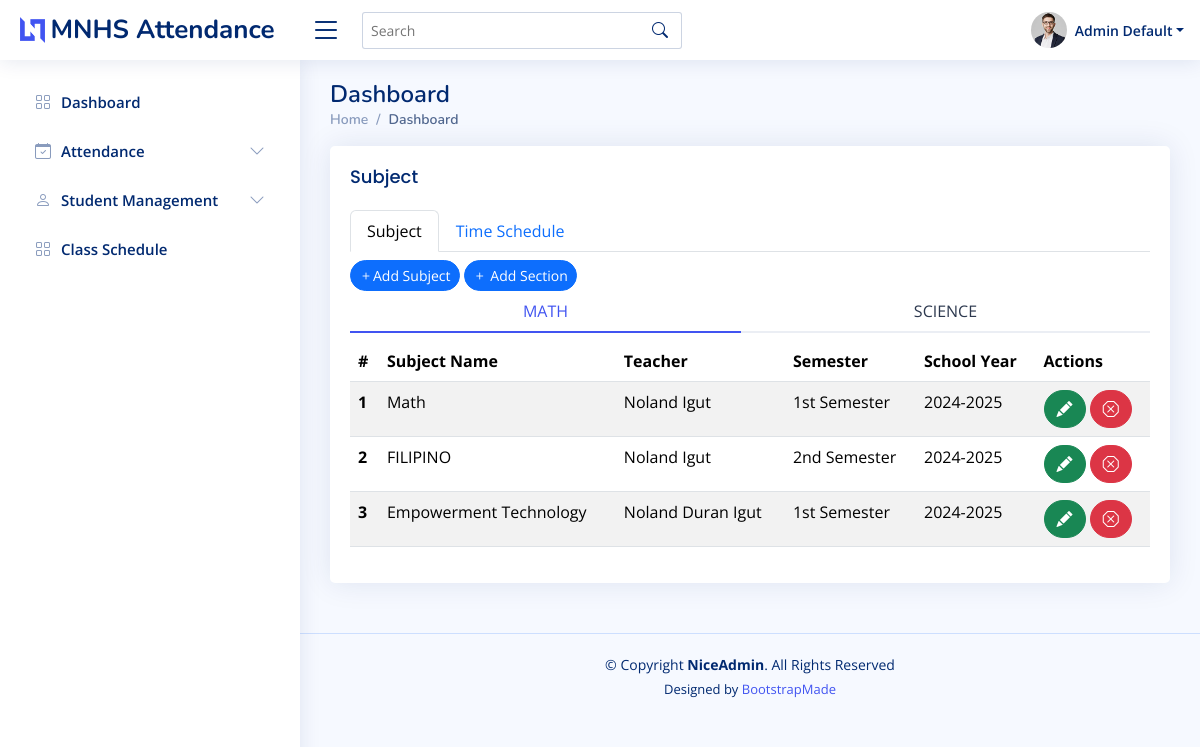
Screenshot of /admin/classSchedule.php (signed in) with the database file from the repository.
### tables this page shows
CREATE TABLE `section` (
  `section_id` int(11) NOT NULL,
  `section_name` varchar(255) NOT NULL,
  `section_adviser` varchar(100) DEFAULT NULL
);

CREATE TABLE `classsubject` (
  `subject_id` int(11) NOT NULL,
  `subject_name` varchar(255) NOT NULL,
  `subject_code` varchar(50) NOT NULL,
  `description` text DEFAULT NULL,
  `credit_hours` int(11) DEFAULT NULL,
  `Teacher` varchar(100) DEFAULT NULL,
  `meeting_days` varchar(50) DEFAULT NULL,
  `semester` enum('1st Semester','2nd Semester') NOT NULL,
  `school_year` varchar(20) NOT NULL,
  `section_id` int(11) DEFAULT NULL
);

### admin/classSchedule.php (the view, shortened to what this page needs)
<!DOCTYPE html>
<html lang="en">
<head>
  <link href="../NiceAdmin/assets/vendor/bootstrap-icons/bootstrap-icons.css" rel="stylesheet">
  <link href="../NiceAdmin/assets/vendor/bootstrap/css/bootstrap.min.css" rel="stylesheet">
  <link href="../NiceAdmin/assets/vendor/boxicons/css/boxicons.min.css" rel="stylesheet">
  <link href="../NiceAdmin/assets/vendor/quill/quill.snow.css" rel="stylesheet">
  <link href="../NiceAdmin/assets/vendor/quill/quill.bubble.css" rel="stylesheet">
  <link href="../NiceAdmin/assets/vendor/remixicon/remixicon.css" rel="stylesheet">
  <link href="../NiceAdmin/assets/vendor/simple-datatables/style.css" rel="stylesheet">
  <link href="../NiceAdmin/assets/css/style.css" rel="stylesheet">
</head>
<body>
  <header id="header" class="header fixed-top d-flex align-items-center">
    <?php include "../logo.php"; ?>
    <div class="search-bar">
      <form class="search-form d-flex align-items-center" method="POST" action="#">
        <input type="text" name="query" placeholder="Search" title="Enter search keyword">
        <button type="submit" title="Search"><i class="bi bi-search"></i></button>
      </form>
    </div>
    <?php include '../AdminSide/admin_nav.php'; ?>
  </header>
  <?php include '../AdminSide/sidebar.php'; ?>
  <main id="main" class="main">
    <div class="pagetitle">
      <h1>Dashboard</h1>
      <nav>
        <ol class="breadcrumb">
          <li class="breadcrumb-item"><a href="index.html">Home</a></li>
          <li class="breadcrumb-item active">Dashboard</li>
        </ol>
      </nav>
    </div>
    <section class="section">
      <div class="row">
        <div class="col-lg-12">
          <div class="card">
            <div class="card-body">
              <h5 class="card-title">Subject</h5>
              <ul class="nav nav-tabs" id="myTab" role="tablist">
                <li class="nav-item" role="presentation">
                  <button class="nav-link active" id="home-tab" data-bs-toggle="tab" data-bs-target="#home" type="button" role="tab" aria-controls="home" aria-selected="true">Subject</button>
                </li>
                <li class="nav-item" role="presentation">
                  <button class="nav-link" id="profile-tab" data-bs-toggle="tab" data-bs-target="#profile" type="button" role="tab" aria-controls="profile" aria-selected="false">Time Schedule</button>
                </li>
              </ul>
              <div class="tab-content pt-2" id="myTabContent">
                <div class="tab-pane fade show active" id="home" role="tabpanel" aria-labelledby="home-tab">
                  <button type="button" class="btn btn-primary rounded-pill btn-sm" data-bs-toggle="modal" data-bs-target="#verticalycentered"> <i class="bi bi-plus"></i>Add Subject</button>
                  <button type="button" class="btn btn-primary rounded-pill btn-sm" data-bs-toggle="modal" data-bs-target="#addSectionModal"><i class="bi bi-plus"></i> Add Section</button>
                  <br>
                                <?php
                                include "../conn.php";
                                $conn = new mysqli($servername, $username, $password, $dbname);
                                ?>
                  <ul class="nav nav-tabs nav-tabs-bordered d-flex" id="borderedTabJustified" role="tablist">
                    <?php
                    $sectionQuery = "SELECT * FROM section";
                    $sectionResult = $conn->query($sectionQuery);
                    $firstSection = true;
                    if ($sectionResult->num_rows > 0) {
                      while ($section = $sectionResult->fetch_assoc()) {
                        $tabId = "bordered-justified-section" . $section['section_id'];
                        $tabLabel = htmlspecialchars($section['section_name']);
                        $isActive = $firstSection ? ' active' : '';
                        echo "<li class='nav-item flex-fill' role='presentation'>
                        <button class='nav-link w-100$isActive' id='{$tabId}-tab' data-bs-toggle='tab' data-bs-target='#{$tabId}' type='button' role='tab' aria-controls='{$tabId}' aria-selected='true'>{$tabLabel}</button>
                      </li>";
                        $firstSection = false;
                      }
                    }
                    ?>
                  </ul>
                  <div class="tab-content pt-2" id="borderedTabJustifiedContent">
                    <?php
                    $firstSection = true;
                    $sectionResult->data_seek(0);
                    if ($sectionResult->num_rows > 0) {
                      while ($section = $sectionResult->fetch_assoc()) {
                        $sectionId = $section['section_id'];
                        $tabId = "bordered-justified-section" . $sectionId;
                        $isActive = $firstSection ? ' show active' : '';
                        echo "<div class='tab-pane fade$isActive' id='{$tabId}' role='tabpanel' aria-labelledby='{$tabId}-tab'>";
                        echo "<table class='table table-striped'>
                          <thead>
                            <tr>
                              <th scope='col'>#</th>
                              <th scope='col'>Subject Name</th>
                              <th scope='col'>Teacher</th>
                              <th scope='col'>Semester</th>
                              <th scope='col'>School Year</th>
                              <th scope='col'>Actions</th>
                            </tr>
                          </thead>
                          <tbody>";
                        $sql = "SELECT cs.*, s.section_name
                          FROM classsubject cs
                          JOIN section s ON cs.section_id = s.section_id
                          WHERE cs.section_id = $sectionId";
                        $result = $conn->query($sql);
                        $num = 1;
                        if ($result->num_rows > 0) {
                          while ($row = $result->fetch_assoc()) {
                            echo "<tr>";
                            echo "<th scope='row'>" . $num . "</th>";
                            echo "<td>" . htmlspecialchars($row['subject_name']) . "</td>";
                            echo "<td>" . htmlspecialchars($row['Teacher']) . "</td>";
                            echo "<td>" . htmlspecialchars($row['semester']) . "</td>";
                            echo "<td>" . htmlspecialchars($row['school_year']) . "</td>";
                            echo "<td>
                                <button type='button' class='btn btn-success rounded-pill' data-bs-toggle='modal' data-bs-target='#editModal'
                                data-id='" . $row['subject_id'] . "'
                                data-name='" . htmlspecialchars($row['subject_name']) . "'
                                data-teacher='" . htmlspecialchars($row['Teacher']) . "'
                                data-school-year='" . htmlspecialchars($row['school_year']) . "'
                                data-semester='" . htmlspecialchars($row['semester']) . "'
                                >
                                  <span><i class='bi bi-pencil-fill'></i></span>
                                </button>
                                <button type='button' class='btn btn-danger rounded-pill' data-id='" . $row['subject_id'] . "' data-bs-toggle='modal' data-bs-target='#deleteModal'><span><i class='bi bi-x-octagon'></i></span></button>
                              </td>";
                            echo "</tr>";
                            $num++;
                          }
                        } else {
                          echo "<tr><td colspan='6'>No subjects found</td></tr>";
                        }
                        echo "  </tbody>
                                </table>
                              </div>";
                        $firstSection = false;
                      }
                    }
                    ?>
                  </div>
                </div>
              </div>
            </div>
          </div>
    </section>
  </main>
  <footer id="footer" class="footer">
    <div class="copyright">
      &copy; Copyright <strong><span>NiceAdmin</span></strong>. All Rights Reserved
    </div>
    <div class="credits">
      Designed by <a href="https://bootstrapmade.com/">BootstrapMade</a>
    </div>
  </footer>
</body>
</html>

### logo.php
<div class="d-flex align-items-center justify-content-between">
      <a href="index.html" class="logo d-flex align-items-center">
        <img src="assets/img/logo.png" alt="">
        <span class="d-none d-lg-block">MNHS Attendance</span>
      </a>
      <i class="bi bi-list toggle-sidebar-btn"></i>
    </div>

### AdminSide/admin_nav.php (shortened to what this page needs)
<nav class="header-nav ms-auto">
<ul class="d-flex align-items-center">
<li class="nav-item dropdown pe-3">
    <a class="nav-link nav-profile d-flex align-items-center pe-0" href="#" data-bs-toggle="dropdown">
        <img src="assets/img/profile-img.jpg" alt="Profile" class="rounded-circle">
        <span class="d-none d-md-block dropdown-toggle ps-2"><?= htmlspecialchars($_SESSION['admin_name']) ?></span>
    </a>
</li>
</ul>
</nav>

### AdminSide/sidebar.php (shortened to what this page needs)
<?php
$current_page = basename($_SERVER['PHP_SELF']);
?>
<aside id="sidebar" class="sidebar">
    <ul class="sidebar-nav" id="sidebar-nav">
        <li class="nav-item">
            <a class="nav-link collapsed<?php if ($current_page == 'dashboard.php') echo 'active'; ?>" href="../admin/dashboard.php">
                <i class="bi bi-grid"></i>
                <span>Dashboard</span>
            </a>
        </li>
        <li class="nav-item">
            <a class="nav-link collapsed <?php if (in_array($current_page, ['attendance.php', 'attendanceRecord.php'])) echo 'active'; ?>" data-bs-target="#attendace-nav" data-bs-toggle="collapse" href="#">
                <i class="bi bi-calendar-check"></i><span>Attendance</span><i class="bi bi-chevron-down ms-auto"></i>
            </a>
        </li>
        <li class="nav-item">
            <a class="nav-link collapsed <?php if (in_array($current_page, ['studentRecord.php', 'addStudentRecord.php'])) echo 'active'; ?>" data-bs-target="#forms-nav" data-bs-toggle="collapse" href="#">
                <i class="bi bi-person"></i><span>Student Management</span><i class="bi bi-chevron-down ms-auto"></i>
            </a>
        </li>
        <li class="nav-item">
            <a class="nav-link collapsed <?php if ($current_page == 'classSchedule.php') echo 'active'; ?>" href="../admin/classSchedule.php">
                <i class="bi bi-grid"></i>
                <span>Class Schedule</span>
            </a>
        </li>
    </ul>
</aside>

### NiceAdmin/assets/css/style.css (style rules this page uses)
:root { scroll-behavior: smooth; }
body { font-family: "Open Sans", sans-serif; background: #f6f9ff; color: #444444; }
a { color: #4154f1; text-decoration: none; }
h1, h2, h3, h4, h5, h6 { font-family: "Nunito", sans-serif; }
#main { margin-top: 60px; padding: 20px 30px; transition: all 0.3s; }
.pagetitle { margin-bottom: 10px; }
.pagetitle h1 { font-size: 24px; margin-bottom: 0; font-weight: 600; color: #012970; }
.card { margin-bottom: 30px; border: none; border-radius: 5px; box-shadow: 0px 0 30px rgba(1, 41, 112, 0.1); }
.card-title { padding: 20px 0 15px 0; font-size: 18px; font-weight: 500; color: #012970; font-family: "Poppins", sans-serif; }
.card-body { padding: 0 20px 20px 20px; }
.breadcrumb { font-size: 14px; font-family: "Nunito", sans-serif; color: #899bbd; font-weight: 600; }
.breadcrumb a { color: #899bbd; transition: 0.3s; }
.breadcrumb .breadcrumb-item::before { color: #899bbd; }
.breadcrumb .active { color: #51678f; font-weight: 600; }
.nav-tabs-bordered { border-bottom: 2px solid #ebeef4; }
.nav-tabs-bordered .nav-link { margin-bottom: -2px; border: none; color: #2c384e; }
.nav-tabs-bordered .nav-link.active { background-color: #fff; color: #4154f1; border-bottom: 2px solid #4154f1; }
.logo { line-height: 1; }
@media (min-width: 1200px) { .logo { width: 280px; } }
.logo img { max-height: 26px; margin-right: 6px; }
.logo span { font-size: 26px; font-weight: 700; color: #012970; font-family: "Nunito", sans-serif; }
.header { transition: all 0.5s; z-index: 997; height: 60px; box-shadow: 0px 2px 20px rgba(1, 41, 112, 0.1); background-color: #fff; padding-left: 20px; }
.header .toggle-sidebar-btn { font-size: 32px; padding-left: 10px; cursor: pointer; color: #012970; }
.header .search-bar { min-width: 360px; padding: 0 20px; }
.header .search-form { width: 100%; }
.header .search-form input { border: 0; font-size: 14px; color: #012970; border: 1px solid rgba(1, 41, 112, 0.2); padding: 7px 38px 7px 8px; border-radius: 3px; transition: 0.3s; width: 100%; }
.header .search-form button { border: 0; padding: 0; margin-left: -30px; background: none; }
.header .search-form button i { color: #012970; }
.header-nav ul { list-style: none; }
.header-nav>ul { margin: 0; padding: 0; }
.header-nav .nav-profile { color: #012970; }
.header-nav .nav-profile img { max-height: 36px; }
.header-nav .nav-profile span { font-size: 14px; font-weight: 600; }
.sidebar { position: fixed; top: 60px; left: 0; bottom: 0; width: 300px; z-index: 996; transition: all 0.3s; padding: 20px; overflow-y: auto; scrollbar-width: thin; scrollbar-color: #aab7cf transparent; box-shadow: 0px 0px 20px rgba(1, 41, 112, 0.1); background-color: #fff; }
@media (min-width: 1200px) { #main, #footer { margin-left: 300px; } }
.sidebar-nav { padding: 0; margin: 0; list-style: none; }
.sidebar-nav li { padding: 0; margin: 0; list-style: none; }
.sidebar-nav .nav-item { margin-bottom: 5px; }
.sidebar-nav .nav-link { display: flex; align-items: center; font-size: 15px; font-weight: 600; color: #4154f1; transition: 0.3; background: #f6f9ff; padding: 10px 15px; border-radius: 4px; }
.sidebar-nav .nav-link i { font-size: 16px; margin-right: 10px; color: #4154f1; }
.sidebar-nav .nav-link.collapsed { color: #012970; background: #fff; }
.sidebar-nav .nav-link.collapsed i { color: #899bbd; }
.sidebar-nav .nav-link .bi-chevron-down { margin-right: 0; transition: transform 0.2s ease-in-out; }
.footer { padding: 20px 0; font-size: 14px; transition: all 0.3s; border-top: 1px solid #cddfff; }
.footer .copyright { text-align: center; color: #012970; }
.footer .credits { padding-top: 5px; text-align: center; font-size: 13px; color: #012970; }

### rows the page displays
section: section_name "MATH"
section: section_name "SCIENCE"
classsubject: subject_name "Math", Teacher "Noland Igut", semester "1st Semester", school_year "2024-2025"
classsubject: subject_name "FILIPINO", Teacher "Noland Igut", semester "2nd Semester", school_year "2024-2025"
classsubject: subject_name "Empowerment Technology", Teacher "Noland Duran Igut", semester "1st Semester", school_year "2024-2025"

### other values shown
$_SESSION['admin_name'] "Admin Default"
